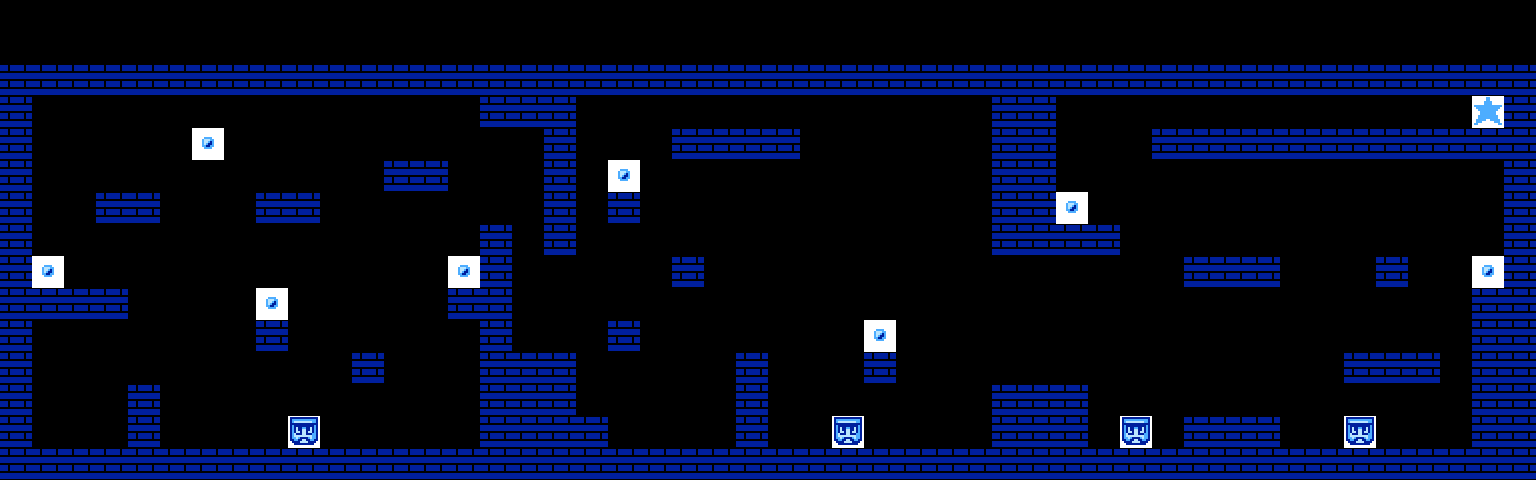

Rendered tile map (Tiled .tmx) drawn with the repository's tilesets; below, a short description and the full map source, tile grids included:
An orthogonal 48x15 tile map with 32x32 px tiles, 2 tile layers (Tile Layer 1, Tile Layer 2), 3 tilesets.

<map version="1.9" tiledversion="1.9.2" orientation="orthogonal" renderorder="right-down" width="48" height="15" tilewidth="32" tileheight="32" infinite="0" nextlayerid="3" nextobjectid="1">
 <tileset firstgid="1" source="metatile.tsx" />
 <tileset firstgid="3" source="sprites.tsx" />
 <tileset firstgid="227" source="sprites.tsx" />
 <layer id="1" name="Tile Layer 1" width="48" height="15">
  <data encoding="csv">
1,1,1,1,1,1,1,1,1,1,1,1,1,1,1,1,1,1,1,1,1,1,1,1,1,1,1,1,1,1,1,1,1,1,1,1,1,1,1,1,1,1,1,1,1,1,1,1,
1,1,1,1,1,1,1,1,1,1,1,1,1,1,1,1,1,1,1,1,1,1,1,1,1,1,1,1,1,1,1,1,1,1,1,1,1,1,1,1,1,1,1,1,1,1,1,1,
2,2,2,2,2,2,2,2,2,2,2,2,2,2,2,2,2,2,2,2,2,2,2,2,2,2,2,2,2,2,2,2,2,2,2,2,2,2,2,2,2,2,2,2,2,2,2,2,
2,1,1,1,1,1,1,1,1,1,1,1,1,1,1,2,2,2,1,1,1,1,1,1,1,1,1,1,1,1,1,2,2,1,1,1,1,1,1,1,1,1,1,1,1,1,1,2,
2,1,1,1,1,1,1,1,1,1,1,1,1,1,1,1,1,2,1,1,1,2,2,2,2,1,1,1,1,1,1,2,2,1,1,1,2,2,2,2,2,2,2,2,2,2,2,2,
2,1,1,1,1,1,1,1,1,1,1,1,2,2,1,1,1,2,1,1,1,1,1,1,1,1,1,1,1,1,1,2,2,1,1,1,1,1,1,1,1,1,1,1,1,1,1,2,
2,1,1,2,2,1,1,1,2,2,1,1,1,1,1,1,1,2,1,2,1,1,1,1,1,1,1,1,1,1,1,2,2,1,1,1,1,1,1,1,1,1,1,1,1,1,1,2,
2,1,1,1,1,1,1,1,1,1,1,1,1,1,1,2,1,2,1,1,1,1,1,1,1,1,1,1,1,1,1,2,2,2,2,1,1,1,1,1,1,1,1,1,1,1,1,2,
2,1,1,1,1,1,1,1,1,1,1,1,1,1,1,2,1,1,1,1,1,2,1,1,1,1,1,1,1,1,1,1,1,1,1,1,1,2,2,2,1,1,1,2,1,1,1,2,
2,2,2,2,1,1,1,1,1,1,1,1,1,1,2,2,1,1,1,1,1,1,1,1,1,1,1,1,1,1,1,1,1,1,1,1,1,1,1,1,1,1,1,1,1,1,2,2,
2,1,1,1,1,1,1,1,2,1,1,1,1,1,1,2,1,1,1,2,1,1,1,1,1,1,1,1,1,1,1,1,1,1,1,1,1,1,1,1,1,1,1,1,1,1,2,2,
2,1,1,1,1,1,1,1,1,1,1,2,1,1,1,2,2,2,1,1,1,1,1,2,1,1,1,2,1,1,1,1,1,1,1,1,1,1,1,1,1,1,2,2,2,1,2,2,
2,1,1,1,2,1,1,1,1,1,1,1,1,1,1,2,2,2,1,1,1,1,1,2,1,1,1,1,1,1,1,2,2,2,1,1,1,1,1,1,1,1,1,1,1,1,2,2,
2,1,1,1,2,1,1,1,1,1,1,1,1,1,1,2,2,2,2,1,1,1,1,2,1,1,1,1,1,1,1,2,2,2,1,1,1,2,2,2,1,1,1,1,1,1,2,2,
2,2,2,2,2,2,2,2,2,2,2,2,2,2,2,2,2,2,2,2,2,2,2,2,2,2,2,2,2,2,2,2,2,2,2,2,2,2,2,2,2,2,2,2,2,2,2,2
</data>
 </layer>
 <layer id="2" name="Tile Layer 2" width="48" height="15">
  <data encoding="csv">
0,0,0,0,0,0,0,0,0,0,0,0,0,0,0,0,0,0,0,0,0,0,0,0,0,0,0,0,0,0,0,0,0,0,0,0,0,0,0,0,0,0,0,0,0,0,0,0,
0,0,0,0,0,0,0,0,0,0,0,0,0,0,0,0,0,0,0,0,0,0,0,0,0,0,0,0,0,0,0,0,0,0,0,0,0,0,0,0,0,0,0,0,0,0,0,0,
0,0,0,0,0,0,0,0,0,0,0,0,0,0,0,0,0,0,0,0,0,0,0,0,0,0,0,0,0,0,0,0,0,0,0,0,0,0,0,0,0,0,0,0,0,0,0,0,
0,0,0,0,0,0,0,0,0,0,0,0,0,0,0,0,0,0,0,0,0,0,0,0,0,0,0,0,0,0,0,0,0,0,0,0,0,0,0,0,0,0,0,0,0,0,230,0,
0,0,0,0,0,0,229,0,0,0,0,0,0,0,0,0,0,0,0,0,0,0,0,0,0,0,0,0,0,0,0,0,0,0,0,0,0,0,0,0,0,0,0,0,0,0,0,0,
0,0,0,0,0,0,0,0,0,0,0,0,0,0,0,0,0,0,0,229,0,0,0,0,0,0,0,0,0,0,0,0,0,0,0,0,0,0,0,0,0,0,0,0,0,0,0,0,
0,0,0,0,0,0,0,0,0,0,0,0,0,0,0,0,0,0,0,0,0,0,0,0,0,0,0,0,0,0,0,0,0,229,0,0,0,0,0,0,0,0,0,0,0,0,0,0,
0,0,0,0,0,0,0,0,0,0,0,0,0,0,0,0,0,0,0,0,0,0,0,0,0,0,0,0,0,0,0,0,0,0,0,0,0,0,0,0,0,0,0,0,0,0,0,0,
0,229,0,0,0,0,0,0,0,0,0,0,0,0,229,0,0,0,0,0,0,0,0,0,0,0,0,0,0,0,0,0,0,0,0,0,0,0,0,0,0,0,0,0,0,0,229,0,
0,0,0,0,0,0,0,0,229,0,0,0,0,0,0,0,0,0,0,0,0,0,0,0,0,0,0,0,0,0,0,0,0,0,0,0,0,0,0,0,0,0,0,0,0,0,0,0,
0,0,0,0,0,0,0,0,0,0,0,0,0,0,0,0,0,0,0,0,0,0,0,0,0,0,0,229,0,0,0,0,0,0,0,0,0,0,0,0,0,0,0,0,0,0,0,0,
0,0,0,0,0,0,0,0,0,0,0,0,0,0,0,0,0,0,0,0,0,0,0,0,0,0,0,0,0,0,0,0,0,0,0,0,0,0,0,0,0,0,0,0,0,0,0,0,
0,0,0,0,0,0,0,0,0,0,0,0,0,0,0,0,0,0,0,0,0,0,0,0,0,0,0,0,0,0,0,0,0,0,0,0,0,0,0,0,0,0,0,0,0,0,0,0,
0,0,0,0,0,0,0,0,0,228,0,0,0,0,0,0,0,0,0,0,0,0,0,0,0,0,228,0,0,0,0,0,0,0,0,228,0,0,0,0,0,0,228,0,0,0,0,0,
0,0,0,0,0,0,0,0,0,0,0,0,0,0,0,0,0,0,0,0,0,0,0,0,0,0,0,0,0,0,0,0,0,0,0,0,0,0,0,0,0,0,0,0,0,0,0,0
</data>
 </layer>
</map>